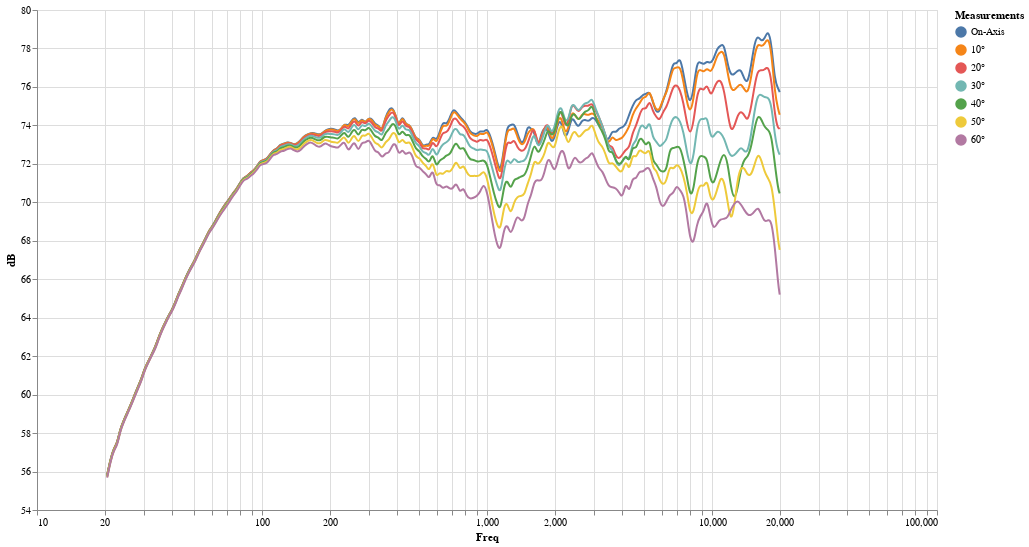

This figure's notebook cell:
### Code cell
splH = df['Selah Audio RC3R']['SPL Horizontal']
filter = {'Measurements': ['On-Axis', '10°', '20°', '30°', '40°', '50°', '60°']}
mask = splH.isin(filter).any(1)
display_graph_freq(splH[mask]) #.interactive()

### Figure 1 — Vega-Lite specification as saved in the notebook (floating-point values rounded to 4 significant figures; data arrays with more than 128 entries replaced by an {"elided": "..."} marker saying what was removed)
{"config": {"view": {"continuousWidth": 400, "continuousHeight": 300}}, "layer": [{"mark": {"type": "line", "interpolate": "basis"}, "encoding": {"color": {"type": "nominal", "field": "Measurements", "sort": null}, "x": {"type": "quantitative", "field": "Freq", "scale": {"domain": [20, 20000], "type": "log"}}, "y": {"type": "quantitative", "field": "dB", "scale": {"zero": false}}}, "height": 500, "width": 900}, {"mark": "point", "encoding": {"opacity": {"value": 0}, "x": {"type": "quantitative", "field": "Freq"}}, "selection": {"selector001": {"type": "single", "nearest": true, "on": "mouseover", "fields": ["Freq"], "empty": "none"}}}, {"mark": "point", "encoding": {"color": {"type": "nominal", "field": "Measurements", "sort": null}, "opacity": {"condition": {"value": 1, "selection": "selector001"}, "value": 0}, "x": {"type": "quantitative", "field": "Freq", "scale": {"domain": [20, 20000], "type": "log"}}, "y": {"type": "quantitative", "field": "dB", "scale": {"zero": false}}}, "height": 500, "width": 900}, {"mark": {"type": "rule", "color": "gray"}, "encoding": {"x": {"type": "quantitative", "field": "Freq"}}, "transform": [{"filter": {"selection": "selector001"}}]}, {"mark": {"type": "text", "align": "left", "dx": 5, "dy": -5}, "encoding": {"color": {"type": "nominal", "field": "Measurements", "sort": null}, "text": {"condition": {"type": "quantitative", "field": "dB", "selection": "selector001"}, "value": " "}, "x": {"type": "quantitative", "field": "Freq", "scale": {"domain": [20, 20000], "type": "log"}}, "y": {"type": "quantitative", "field": "dB", "scale": {"zero": false}}}, "height": 500, "width": 900}], "data": {"name": "data-c4baf5303176601669404303e1c01971"}, "$schema": "https://vega.github.io/schema/vega-lite/v4.0.2.json", "datasets": {"data-c4baf5303176601669404303e1c01971": {"elided": "1400 records"}}}
